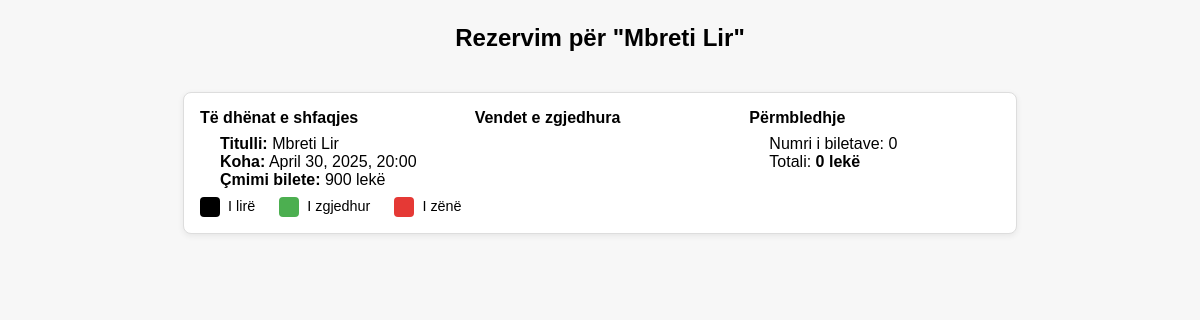
The page /seat_selection/seat_sel.php?show_id=11 on the database its author committed.
### tables this page shows
CREATE TABLE `show_dates` (
  `id` int(11) NOT NULL,
  `show_id` int(11) DEFAULT NULL,
  `show_date` date DEFAULT NULL
);

CREATE TABLE `shows` (
  `id` int(11) NOT NULL,
  `title` varchar(255) NOT NULL,
  `description` text DEFAULT NULL,
  `time` time NOT NULL,
  `hall` varchar(50) NOT NULL,
  `genre_id` int(11) NOT NULL,
  `poster` varchar(255) NOT NULL,
  `trailer` varchar(255) NOT NULL,
  `price` int(11) NOT NULL,
  `validity_days` int(11) NOT NULL DEFAULT 2
);

### seat_selection/seat_sel.php (the view, shortened to what this page needs)
<?php
require $_SERVER['DOCUMENT_ROOT'] . '/biletaria_online/auth/auth.php';
$show_id = isset($_GET['show_id']) ? (int)$_GET['show_id'] : 0;
$stmt = $conn->prepare("SELECT s.title, s.time, s.price, sd.show_date, s.hall
                          FROM shows AS s
                          JOIN show_dates AS sd ON sd.show_id = s.id
                         WHERE s.id = ?
                         LIMIT 1");
$stmt->bind_param("i", $show_id);
$stmt->execute();
$stmt->bind_result($title,$time,$price,$show_date,$hall);
?>
<!DOCTYPE html>
<html lang="sq">
<head>
</head>
<body>
<h2>Rezervim për "<?=htmlspecialchars($title)?>"</h2>
<div class="panel" id="booking-panel">
  <div id="summary">
    <div class="sum-block">
      <h3>Të dhënat e shfaqjes</h3>
      <ul>
        <li><strong>Titulli:</strong> <?=htmlspecialchars($title)?></li>
        <li><strong>Koha:</strong> <?=date('F j, Y',strtotime($show_date)).', '.date('H:i',strtotime($time))?></li>
        <li><strong>Çmimi bilete:</strong> <?=$price?> lekë</li>
      </ul>
    </div>
    <div class="sum-block">
      <h3>Vendet e zgjedhura</h3>
    </div>
    <div class="sum-block">
      <h3>Përmbledhje</h3>
      <ul>
        <li>Numri i biletave: <span id="counter">0</span></li>
        <li>Totali: <strong><span id="total">0</span> lekë</strong></li>
      </ul>
    </div>
  </div>
  <div class="legend">
    <div><span class="box" style="background:var(--color-available);"></span> I lirë</div>
    <div><span class="box" style="background:var(--color-selected);"></span> I zgjedhur</div>
    <div><span class="box" style="background:var(--color-reserved);"></span> I zënë</div>
  </div>
</div>
</body>
</html>

### seat_selection/seat_sel.php (style rules this page uses)
:root { --color-available:#000; --color-selected:#4caf50; --color-reserved:#e53935; --bg-body:#f7f7f7; --text-main:#000; --panel-bg:#fff; --panel-border:#ddd; --panel-heading:#000; }
body { font-family:Arial,Helvetica,sans-serif;margin:0;padding:1.5rem; display:flex;flex-direction:column;align-items:center; background:var(--bg-body);color:var(--text-main); }
h2 { margin:0 0 1rem; }
.panel { margin-top:1.5rem;width:100%;max-width:800px;background:var(--panel-bg); border:1px solid var(--panel-border);border-radius:8px;padding:1rem; box-shadow:0 2px 6px rgba(0,0,0,.07); }
.panel h3 { margin:0 0 .5rem;font-size:1rem;color:var(--panel-heading); }
.panel ul { list-style:none;padding-left:1.25rem;margin:0; }
#summary { display:flex;flex-wrap:wrap;gap:1.5rem; }
.sum-block { flex:1 1 200px; }
.legend { display:flex;gap:1.5rem;font-size:.9rem;margin-top:.5rem; }
.legend .box { width:20px;height:20px;border-radius:4px;display:inline-block;margin-right:4px;vertical-align:middle; }

### rows shown on the page
show_dates: show.title "Mbreti Lir", show_date "April 30, 2025", show.time "20:00", show.price "900"
